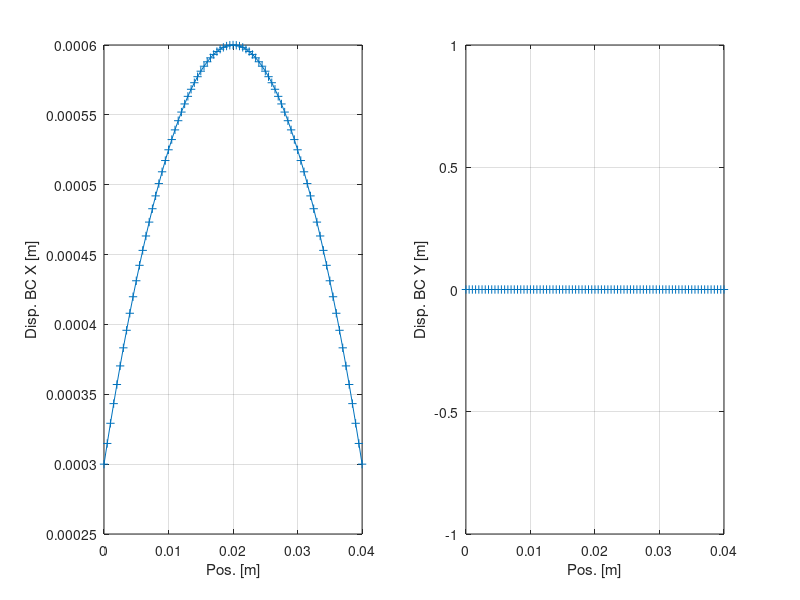

The MATLAB script that drew this image:
%% CREATE ANSYS DISPLACEMENT BC FILES
% Author: Lloyd Fletcher
% Image-Based Mechanics Group (IBMG), University of Southampton
% Date Created: 1/5/2020
% Date Edited: 1/5/2020

clc
clear variables
close all

savePath = pwd;

% Specimen height in mm
specEdgeL = 40e-3;

specElemSize = 1e-3;
specElemQuad = true;
if specElemQuad
    specNodeStep = specElemSize/2;
else
    specNodeStep = specElemSize;
end

% Nodal locations - doesn't matter if this isn't correct because ANSYS
% table variable will linearly interpolate
specEdgeLoc = 0:specNodeStep:specEdgeL;

% Options for creating ux displacement
uxDispType = 'quadratic'; % 'fixed', 'linear' or 'quadratic'
uxRelPeak = 0.3e-3;     % Peak displacement (doesn't include offset) 
uxOffset = 0.3e-3;      % Fixed displacement offset added to all nodes

% Options for creating uy displacement
uyDispType = 'fixed';
uyRelPeak = 0.0e-3;
uyOffset = 0.0e-3; 

uxVec = zeros(length(specEdgeLoc),1); 
uyVec = zeros(length(specEdgeLoc),1); 
for pp = 1:length(specEdgeLoc)
    if strcmp(uxDispType,'quadratic')
        uxVec(pp) = specEdgeLoc(pp)*(specEdgeL - specEdgeLoc(pp))*...
            uxRelPeak/(specEdgeL/2)^2 + uxOffset;
    elseif strcmp(uxDispType,'linear')
        uxVec(pp) = uxRelPeak/specEdgeL*specEdgeLoc(pp) + uxOffset;
    end
    if strcmp(uyDispType,'quadratic')
        uyVec(pp) = specEdgeLoc(pp)*(specEdgeL - specEdgeLoc(pp))*...
            uyRelPeak/(specEdgeL/2)^2 + uyOffset;
    elseif strcmp(uyDispType,'linear')
        uyVec(pp) = uyRelPeak/specEdgeL*specEdgeLoc(pp) + uyOffset;
    end
end 

edgeBCsX = [specEdgeLoc',uxVec];
edgeBCsY = [specEdgeLoc',uyVec];
csvwrite('edgeBCDx.csv',edgeBCsX);
csvwrite('edgeBCDy.csv',edgeBCsY);

% Plot the expected displacement for debugging
figure;
subplot(1,2,1)
plot(specEdgeLoc,uxVec,'-+')
xlabel('Pos. [m]')
ylabel('Disp. BC X [m]')
box on
grid on

subplot(1,2,2)
plot(specEdgeLoc,uyVec,'-+')
xlabel('Pos. [m]')
ylabel('Disp. BC Y [m]')
box on
grid on


